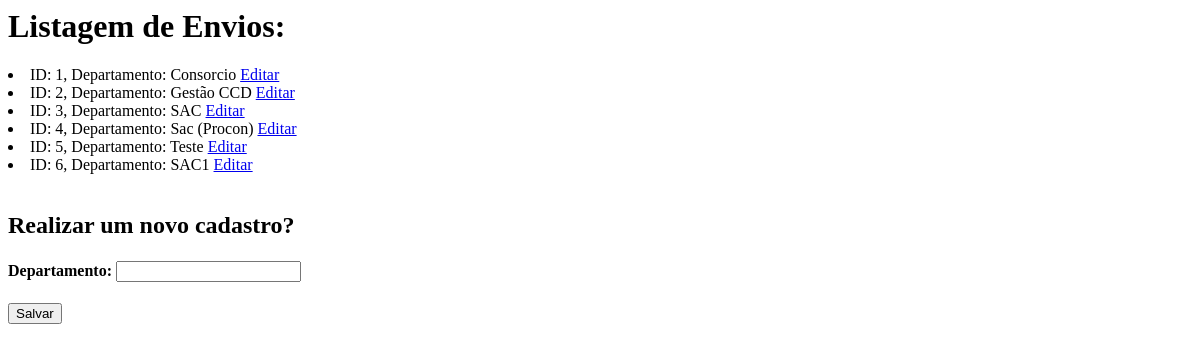
Page /cadastro/departamento/ on the earlier database version.
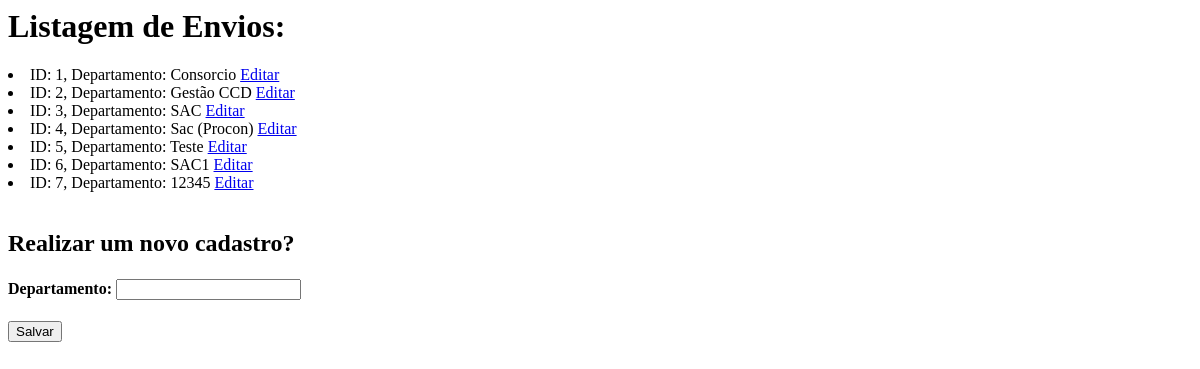
Same page on the later database version.
### recebimentos/models.py (models this page shows, shortened)
class Setores(models.Model):
    departamento = models.CharField(max_length=100,null=True,blank=False, unique=True)

### cadastros/views.py (the view)
# urls.py: path('departamento/', cadastro_dep),
def cadastro_dep(request):
    departamentos = Setores.objects.all()
    return render(request, "cadastro_dep.html", {"departamentos": departamentos})

### cadastros/templates/cadastro_dep.html (shortened to what this page needs)
<body>
    <h1>Listagem de Envios:</h1>
    {% for dep in departamentos  %}
        <li> ID: {{ dep.id }}, Departamento: {{dep.departamento}}
        <a href="{% url 'editar_cadastro_dep' dep.id %}">Editar</a>
        </li>
    {% endfor %}
    <br/>
    <h2>Realizar um novo cadastro? </h2>
    <form action="{% url 'salvar_cadastro_dep' %}" method="POST">
        <h4>Departamento: <input type="text" name="departamento"></h4>
        <button type="submit">Salvar</button>
    </form>
</body>

Differences in the rows shown:
added Setores: id "7", departamento "12345"
